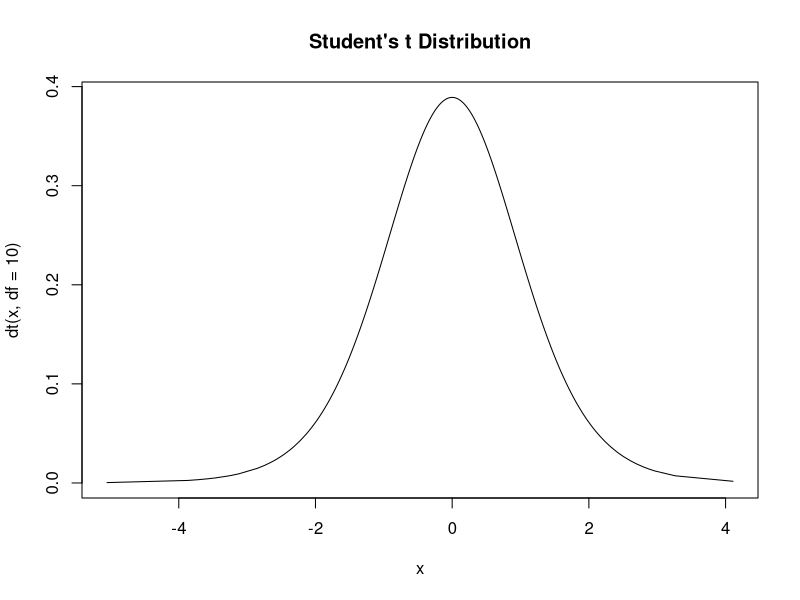

Recreate this plot in R.
#df parameter has to be defined
x<-rt(1000,df=10)
x<-sort(x)
plot(x,dt(x,df=10),main="Student's t Distribution",type = 'l')